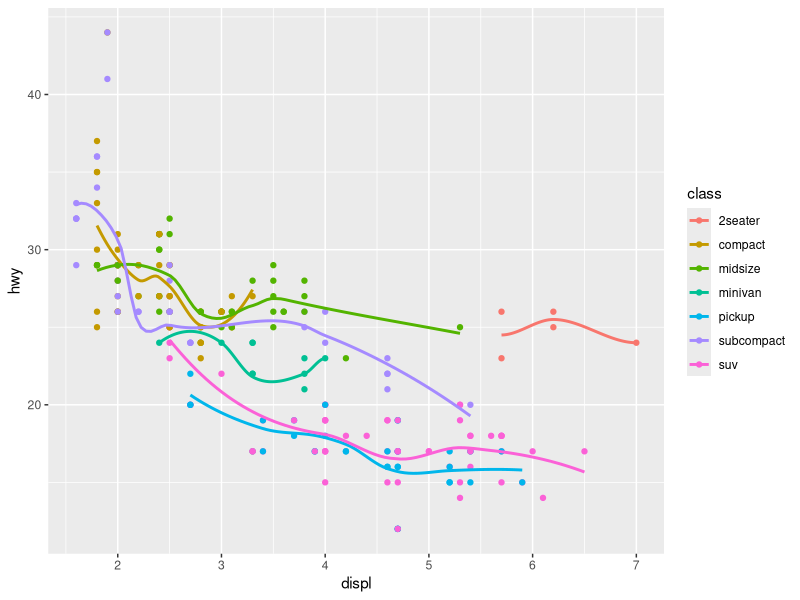
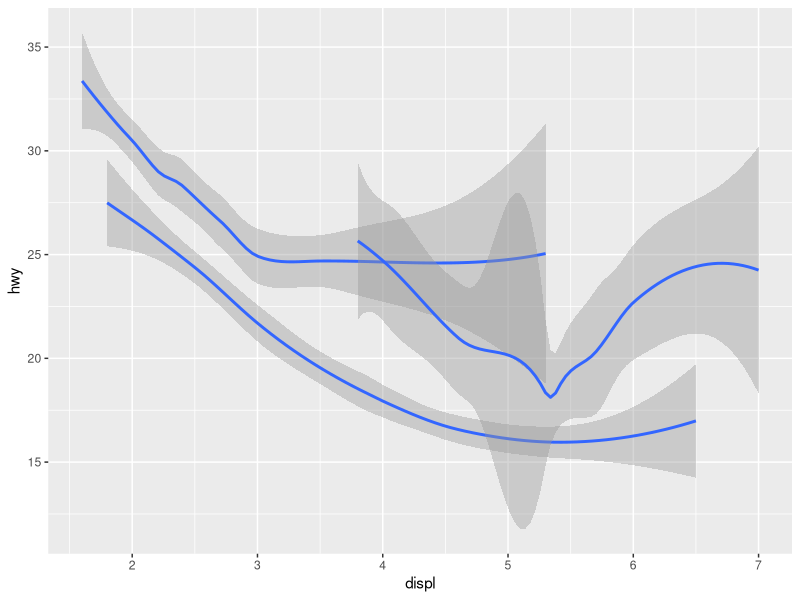
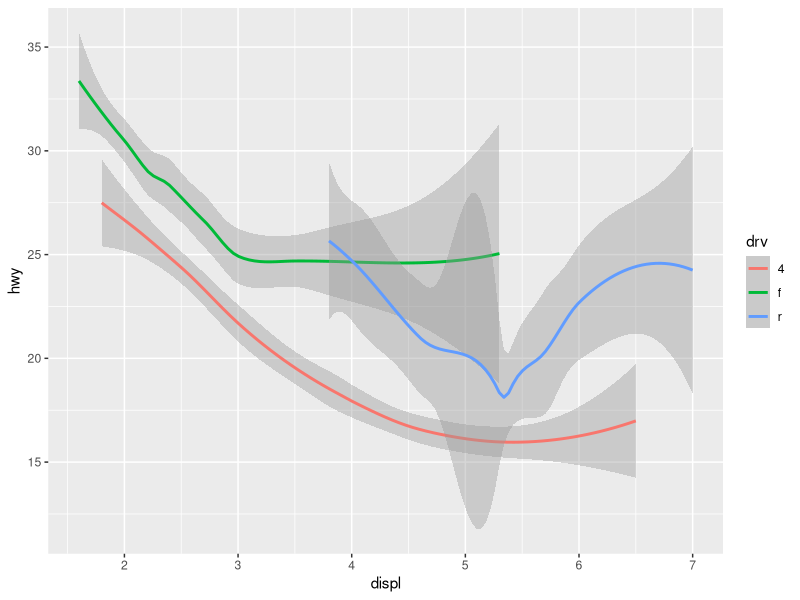
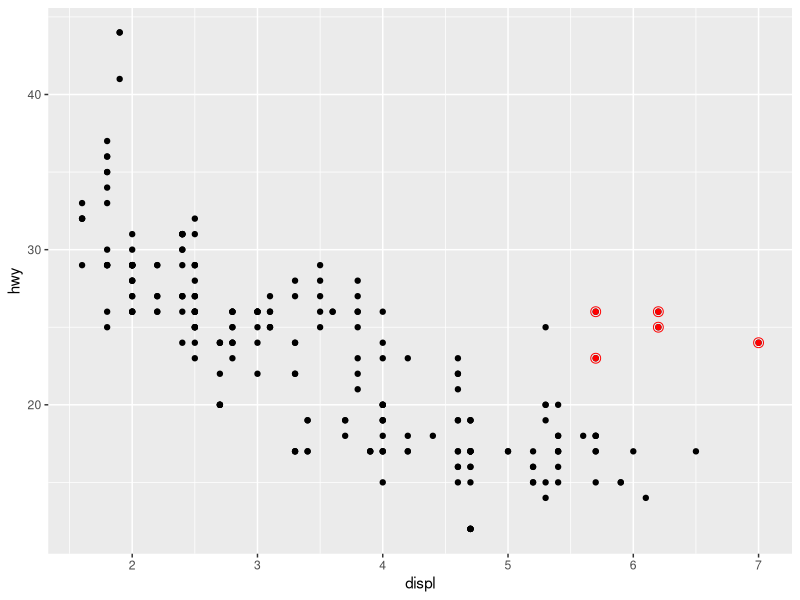
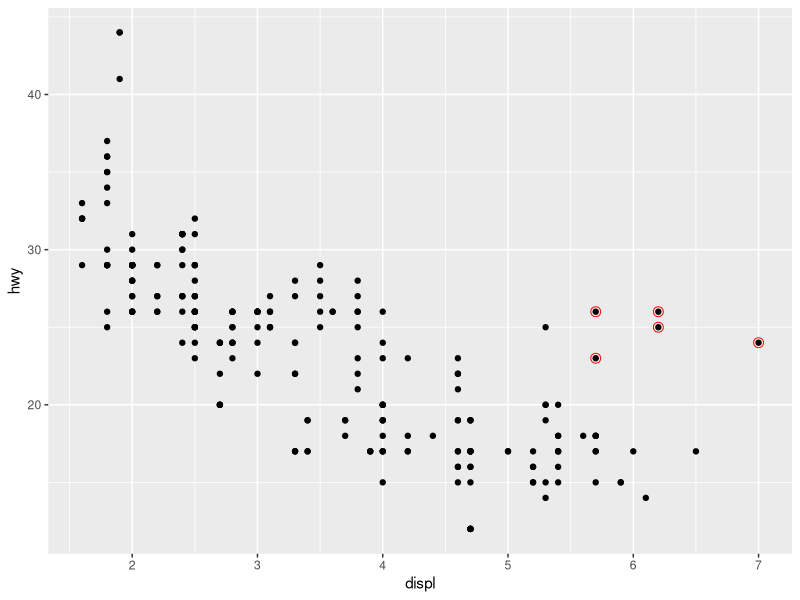
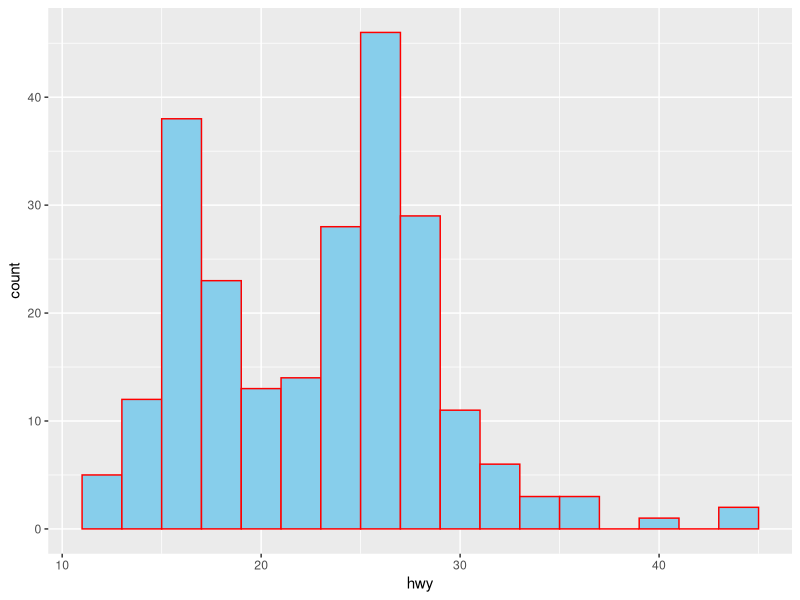
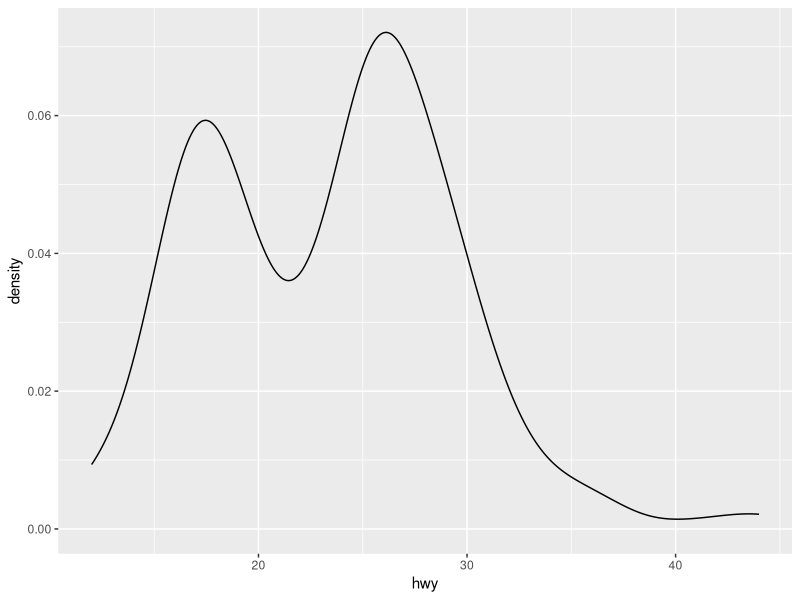
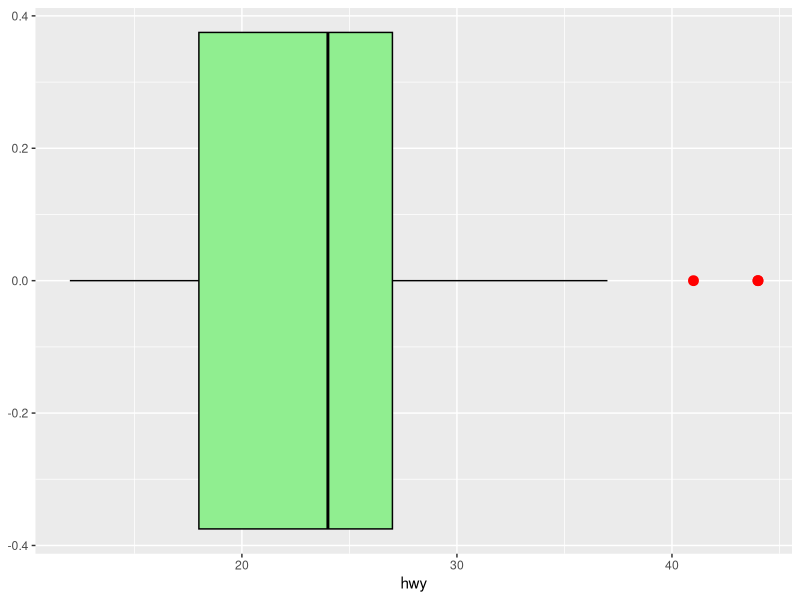

Recreate these plots in R, in order.
library(tidyverse)

#(I) Aesthetic mappings

# relationship between displacement and highway miles for various classes of cars

# relationship between 2 numeric variables (eng size in litres and miles) -> use scatterplot
# use facet/shape/size/color to encode class
ggplot(mpg, aes(x = displ, y = hwy, color = class)) +
  geom_point() +
  geom_smooth(method = "auto", se = FALSE)

#Note:
#Mapping an un-ordered discrete (categorical) variable (class) to an ordered aesthetic (size or alpha) 
#is generally not a good idea because it implies a ranking that does not in fact exist  


#Group
ggplot(mpg, aes(x = displ, y = hwy)) +
  geom_smooth(aes(group = drv))

ggplot(mpg, aes(x = displ, y = hwy)) +
  geom_smooth(aes(color = drv))

#highlight 2 seater class in a scatter plot
ggplot(mpg, aes(x = displ, y = hwy)) + 
  geom_point() +                            #Layer1 all blank points
  geom_point(
    data = mpg |> filter(class == "2seater"),
    color = "red"                           #Layer2 re-plots the 2-seater dots in red
  ) +
  geom_point(
    data = mpg |> filter(class == "2seater"), 
    shape = "circle open",                  #Layer3 plots the open circle, creating the bullseye effect 
    size = 3, 
    color = "red"
  )
#Note:  The below code block will draw red circles around the black dots for 2 seaters.
#       This is because ggplot2 plots layers like transparent stickers stacked on top of each other
 ggplot(mpg, aes(x = displ, y = hwy)) + 
    geom_point() + 
    geom_point(
      data = mpg |> filter(class == "2seater"), 
      shape = "circle open",
      size = 3,
      color = "red"
    )


#Histogram plot to study the distribution of highway miles
ggplot(mpg, aes(x = hwy)) +
  geom_histogram(
    binwidth = 2,
    color = "red",
    fill = "skyblue"
  )


#Density plot to study the distribution of highway miles
ggplot(mpg, aes(x = hwy)) +
  geom_density()

#Box plot to study the distribution of highway miles 
ggplot(mpg, aes(x = hwy)) +
  geom_boxplot(
    fill = "lightgreen",
    color = "black",
    outlier.size = 3,
    outlier.color = "red"
  )

#Note:
#geom_boxplot works with a single x axis because it treats that as a category and plots the distribution on the y axis
#geom_jitter needs both x & y axis so that the jitter points know where to go exactly

#common trick is to add a constant y so that all points align horizontally
ggplot(mpg, aes(x = hwy)) +
  geom_boxplot(
    fill = "lightgreen",
    color = "black",
    outlier.size = 3,
    outlier.color = "red"
  ) +
  geom_jitter(
    aes(y = 1),
    color = "orange",
    alpha = 0.5
  )

#alternative is to flip the axes
ggplot(mpg, aes(x = "", y = hwy)) +
  geom_boxplot(
    fill = "lightgreen",
    color = "black",
    outlier.size = 3,
    outlier.color = "red"
  ) +
  geom_jitter(
    width = 0.3,
    color = "orange",
    alpha = 0.5
  )

#Exercise

#1)
#scatter plot to study the relationship between engine size(displ) and mileage(hwy)
#plot a smooth line over the scatter plot
ggplot(mpg, aes(x = displ, y = hwy)) +
  geom_point(
    size = 3
  ) +
  geom_smooth(
    method = "auto",
    color = "blue",
#    linewidth = 1,
    se = FALSE
  )


#2)
#scatter plot to study the relationship between engine size(displ) and mileage(hwy)
#plot a smooth line over the scatter plot for each level of drv
ggplot(mpg, aes(x = displ, y = hwy)) +
  geom_point(
    size = 3
  ) +
  geom_smooth(
    aes(group = drv),
    method = "auto",
    color = "blue",
    se = FALSE
  )

#3)
#scatter plot to study the relationship between engine size(displ) and mileage(hwy)
#plot separate colors for points for each level of drv
#plot separate smooth lines over the scatter plot for each level of drv
ggplot(mpg, aes(x = displ, y = hwy, color = drv)) +
  geom_point(
    size = 3
  ) +
  geom_smooth(
    method = "auto",
    se = FALSE
  )

#4)
#scatter plot to study the relationship between engine size(displ) and mileage(hwy)
#plot separate color points for each level of drv
#plot a single smooth line over the scatter plot

ggplot(mpg, aes(x = displ, y = hwy)) +
  geom_point(
    aes(color = drv),
    size = 3
  ) +
  geom_smooth(
    method = "auto",
    se = FALSE
  )

#4)
#scatter plot to study the relationship between engine size(displ) and mileage(hwy)
#plot separate colors for points for each level of drv
#plot separate smooth lines of different type over the scatter plot for each level of drv
ggplot(mpg, aes(x = displ, y = hwy)) +
  geom_point(
    aes(color = drv),
    size = 3
  ) +
  geom_smooth(
    aes(linetype = drv),
    method = "auto",
    se = FALSE,
  )

#(II) Facets

#Faceting splits a plot into subplots that each display one subset of the data based on a categorical variable

ggplot(mpg, aes(x = displ, y = hwy)) + 
  geom_point() +
  facet_wrap(~cyl) +
  labs(
    title = "Scatter plot displ vs hwy miles", 
    subtitle = "facet by cyl"
  )

#facet_grid(rows ~ columns)
#facet_grid(x ~ .) = facet in rows
#facet_grid(. ~ y) = facet in columns
ggplot(mpg, aes(x = displ, y = hwy)) +
  geom_point(
    size = 1
  ) +
  facet_grid(drv ~ cyl) +
  labs(
    title = "Scatter plot displ vs hwy miles",
    subtitle = "facet by drive engine and cyl"
  )

#To visualize the relationship within each facet better, set the scales argument to free
#"free_x" will allow for different scales of x-axis across columns
#"free_y" will allow for different scales on y-axis across rows
#"free" will allow both
#Controls whether axes are fixed or free (e.g., "fixed", "free", "free_x", "free_y")
ggplot(mpg, aes(x = displ, y = hwy)) +
  geom_point() +
  facet_grid(
    drv ~ cyl,
    scales = "free"
  ) +
  labs(
    title = "Scatter plot displ vs hwy miles",
    subtitle = "facet by drive engine and cyl nos"
  )

#nrow controls how the facet panels are laid out. nrow=2 forces ggplot to plot the facets in 2 horizontal rows.
ggplot(mpg, aes(x = displ, y = hwy)) +
  geom_point() +
  facet_wrap(~drv, nrow = 2)

#For small to medium datasets: Color works well; faceting may feel unnecessary
# For larger datasets:
#   1.Faceting becomes more valuable because it breaks down complexity.
#   2.Color can get overwhelmed due to overplotting — you might miss patterns.
#   3.Combining both is often a good idea: facet by one variable, color by another (if distinct and small in number).


#(III) Statistical Transformations

#Many graphs, like scatterplots, plot the raw values of your dataset. 

#Other graphs, like bar charts, calculate new values to plot:
#1. Bar charts, histograms, and frequency polygons bin your data and then plot bin counts, the number of points that fall in each bin
#2. Smoothers fit a model to your data and then plot predictions from the model
#3. Boxplots compute the five-number summary of the distribution and then display that summary as a specially formatted box

#The algorithm used to calculate new values for a graph is called a stat, short for statistical transformation.

#If you already have the count , use stat = identity to plot the count directly
diamonds |>
  count(cut) |>
  ggplot(aes(x = cut, y = n)) +
  geom_bar(stat = "identity") +
  geom_text(aes(label = n), vjust = -0.5, size = 3) 
  #geom_label(aes(label = n), vjust = -0.5, size = 3) #geom label will show a background box behind the text


#after_stat() is used inside aes() to refer to a computed variable after a statistical transformation has been applied
#geom_bar() : stat=count :  count / prop
#geom_histogram : stat=bin : count / density / ncount / ndensity
#geom_smooth : stat=smooth : y, ymin, ymax
#geom_boxplot : stat=boxplot : ymin / lower / middle / upper / ymax / outliers


ggplot(diamonds) +
  geom_bar(aes(x = cut, y = after_stat(prop), group = 1))
#geom_bar groups the data. By using group = 1 we are forcing ggplot to treat all rows as 1 group to calculate the proportions


#(III.1) stat_summary()

#stat_summary() lets us summarize the data before plotting - instead of plotting the raw data points
ggplot(diamonds) +
  stat_summary(
    aes(x = cut, y = depth),
    fun.min = min,
    fun.max = max,
    fun = median
  )


#plot mean highway miles for each class as a point
ggplot(mpg, aes(x = class, y = hwy)) +
  stat_summary(
    fun = mean,
    geom = "point",  #show the points in layer 1
    color = "blue",
    size = 3
  ) + 
  stat_summary(
    fun = mean,
    geom = "text",   #show the values in layer 2
    aes(label = round(after_stat(y),2)),
    vjust = -0.6,
    color = "black"
  )

#show the mean of highway miles for each class with error bars showing +-1 SD
ggplot(mpg, aes(x = class, y = hwy)) +
  stat_summary(
    fun = mean,
    geom = "point", #Layer 1 will plot the mean point
    color = "blue",
    size = 3
  ) +
  stat_summary(
    fun = "mean",
    geom = "text", #Layer 2 will show the mean value for the point
    aes(label = round(after_stat(y),2)),
    color = "black",
    hjust = 1.3
  ) +
  stat_summary(
    fun.data = mean_sdl, 
    fun.args = list(mult = 1),
    geom = "errorbar", #Layer 3 will show the errorbar with +-1 SD
    width = 0.2
  ) +
  stat_summary(
    inherit.aes = FALSE,
    mapping = aes(x = class, y = hwy, label = round(after_stat(ymin),2)),
    fun.data = mean_sdl,
    fun.args = list(mult = 1),
    geom = "text",   #Layer 4 will show the minimum value in red
    color = "red",
    vjust = -1.5 
  ) +
  stat_summary(
    inherit.aes = FALSE,
    mapping = aes(x = class, y = hwy, label = round(after_stat(ymax),2)),
    fun.data = mean_sdl,
    fun.args = list(mult = 1),
    geom = "text",  #Layer 5 will show the maximum value in green
    color = "darkgreen",
    vjust = 2
  )


#(IV) Position Adjustments

#plot by drv engine
ggplot(mpg, aes(x = drv)) +
  geom_bar(aes(color = drv)) +
  geom_text(
    stat = "count",
    aes(label = after_stat(count)),
    vjust = -0.5
  )

#plot by drv engine
ggplot(mpg, aes(x = drv)) +
  geom_bar(
    aes(fill = drv)
  ) +
  geom_text(
    stat = "count",
    aes(label = after_stat(count)),
    vjust = -0.5
  )

#plot by drv engine and different class
ggplot(mpg, aes(x = drv)) +
  geom_bar(
    aes(fill = class)
  )

#Interesting : Show count for each stack
ggplot(mpg, aes(x = drv)) +
  geom_bar(aes(fill = class)) + #Layer1 will the bar chart
                                #fill = class will stack the bars
  
  #stat=count will make ggplot automatically compute the row count for each combination of aesthetics drv & class
  geom_text(
    stat = "count",
    aes(
      fill = class, 
      label = after_stat(count)
    ),
    position = position_stack(vjust = 0.5),
    color = "white"
  )

#In ggplot2, position adjustments control how elements are arranged when they would otherwise overlap
#Especially important in bar charts where multiple bars can be mapped to the same x-position

#(IV.1) position = "identity"
#Bars overlap directly
#Bars stacked on top of each other, unless alpha is used to differentiate them
ggplot(mpg, aes(x = drv)) +
  geom_bar(
    aes(fill = class),
    position = "identity",
    alpha = 0.5
  ) 

#(IV.2) position = "dodge"
#Bars are placed next to each other within each x group
ggplot(mpg, aes(x = drv)) +
  geom_bar(
    aes(fill = class),
    #position = "dodge"
    position = position_dodge(width = 0.9)
  ) +
  geom_text(
    stat = "count",
    aes(fill = class, label = after_stat(count)),
    position = position_dodge(width = 0.9),
    color = "black",
    vjust = -0.2
  )

#(IV.3) position = "fill"
#Bars are stacked and scaled to the same height
ggplot(mpg, aes(x = drv)) +
  geom_bar(
    aes(fill = class),
    position = "fill"
  )
